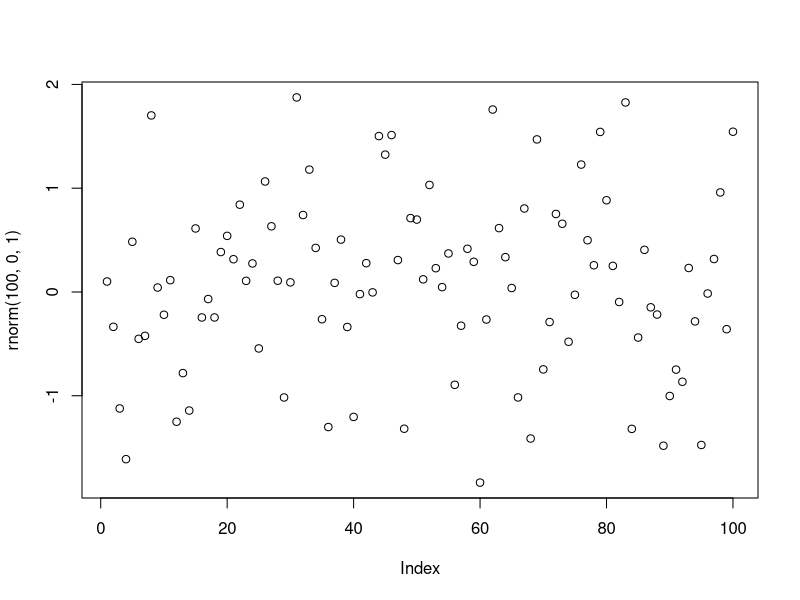

Write the R code that produced this figure.
## ---- chunk 1
#| echo: false
plot(rnorm(100, 0, 1))
## ---- chunk 2
#| code-fold: true
a <- 1
b <- 4
c <- a + b
## ---- chunk 3
1 + 1
## ---- chunk 4
#| echo: false
2 * 2
